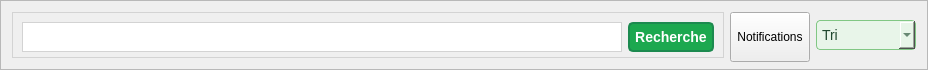
              <widget class="QFrame" name="frame_31">
               <property name="minimumSize">
                <size>
                 <width>0</width>
                 <height>50</height>
                </size>
               </property>
               <property name="maximumSize">
                <size>
                 <width>16777215</width>
                 <height>70</height>
                </size>
               </property>
               <property name="styleSheet">
                <string notr="true"/>
               </property>
               <property name="frameShape">
                <enum>QFrame::Shape::StyledPanel</enum>
               </property>
               <property name="frameShadow">
                <enum>QFrame::Shadow::Raised</enum>
               </property>
               <layout class="QHBoxLayout" name="horizontalLayout_5">
                <item>
                 <widget class="QFrame" name="frame_32">
                  <property name="maximumSize">
                   <size>
                    <width>800</width>
                    <height>16777215</height>
                   </size>
                  </property>
                  <property name="styleSheet">
                   <string notr="true">border:1 solid lightgray;</string>
                  </property>
                  <property name="frameShape">
                   <enum>QFrame::Shape::StyledPanel</enum>
                  </property>
                  <property name="frameShadow">
                   <enum>QFrame::Shadow::Raised</enum>
                  </property>
                  <layout class="QHBoxLayout" name="horizontalLayout_6">
                   <item>
                    <widget class="QLineEdit" name="clerecherche">
                     <property name="minimumSize">
                      <size>
                       <width>600</width>
                       <height>30</height>
                      </size>
                     </property>
                     <property name="maximumSize">
                      <size>
                       <width>600</width>
                       <height>30</height>
                      </size>
                     </property>
                     <property name="alignment">
                      <set>Qt::AlignmentFlag::AlignJustify|Qt::AlignmentFlag::AlignVCenter</set>
                     </property>
                    </widget>
                   </item>
                   <item>
                    <widget class="QPushButton" name="bouttonrecherche">
                     <property name="minimumSize">
                      <size>
                       <width>0</width>
                       <height>30</height>
                      </size>
                     </property>
                     <property name="maximumSize">
                      <size>
                       <width>100</width>
                       <height>16777215</height>
                      </size>
                     </property>
                     <property name="styleSheet">
                      <string notr="true">QPushButton {
    background-color: rgb(28, 168, 79); /* Couleur de fond */
    border: 2px solid #1C8A4F; /* Bordure assortie */
    border-radius: 5px; /* Coins arrondis */
    color: white; /* Texte en blanc */
    font-size: 14px; /* Taille de police */
    padding: 5px; /* Espacement interne */
    font-weight: bold; /* Texte en gras */
}

QLabel:hover {
    background-color: rgb(20, 140, 60); /* Couleur de fond change lorsque l'on survole le label */
}QPushButton:focus {
    border: 2px solid #0D6E3F; /* Bordure qui change en cas de focus (utile pour les QLabel avec interaction) */
}

</string>
                     </property>
                     <property name="text">
                      <string>Recherche</string>
                     </property>
                    </widget>
                   </item>
                  </layout>
                 </widget>
                </item>
                <item>
                 <widget class="QPushButton" name="bouttonnotification">
                  <property name="minimumSize">
                   <size>
                    <width>0</width>
                    <height>50</height>
                   </size>
                  </property>
                  <property name="maximumSize">
                   <size>
                    <width>150</width>
                    <height>16777215</height>
                   </size>
                  </property>
                  <property name="styleSheet">
                   <string notr="true"/>
                  </property>
                  <property name="text">
                   <string>Notifications</string>
                  </property>
                 </widget>
                </item>
                <item>
                 <widget class="QComboBox" name="menutri">
                  <property name="minimumSize">
                   <size>
                    <width>100</width>
                    <height>0</height>
                   </size>
                  </property>
                  <property name="maximumSize">
                   <size>
                    <width>120</width>
                    <height>16777215</height>
                   </size>
                  </property>
                  <property name="styleSheet">
                   <string notr="true">QComboBox {
    background-color: #E8F5E9; /* Vert très clair */
    color: #1f472e;
    font-family: &quot;Roboto&quot;, sans-serif;
    font-size: 14px;
    padding: 5px;
    border: 1px solid #81C784;
    border-radius: 4px;
}
QComboBox:focus {
    border: 1px solid #4CAF50; /* Bordure plus foncée lorsqu'on clique */
    background-color: #F1F8E9;
}</string>
                  </property>
                  <item>
                   <property name="text">
                    <string>Tri</string>
                   </property>
                  </item>
                  <item>
                   <property name="text">
                    <string>Nom</string>
                   </property>
                  </item>
                  <item>
                   <property name="text">
                    <string/>
                   </property>
                  </item>
                 </widget>
                </item>
               </layout>
              </widget>
